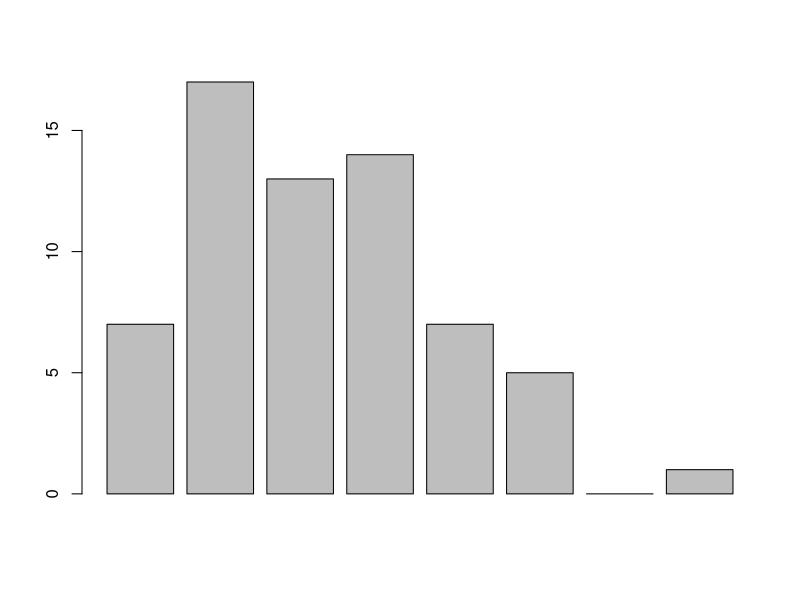
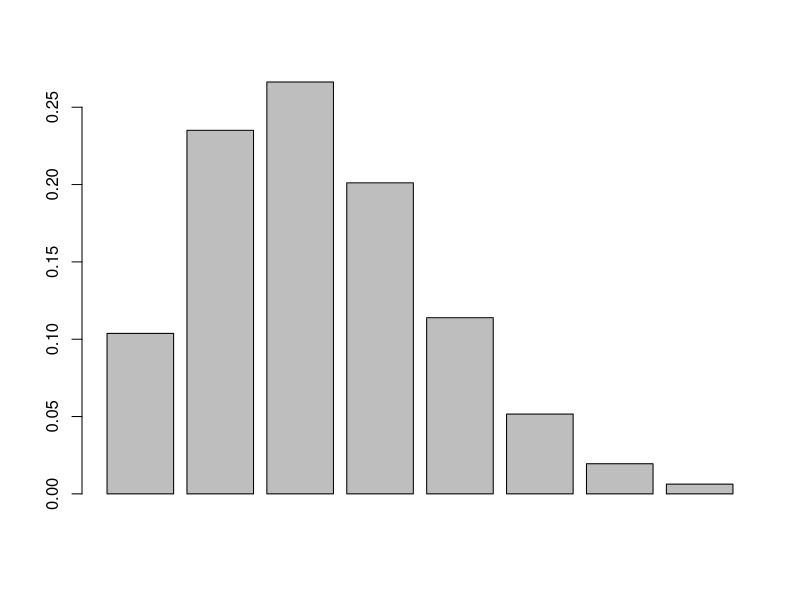

Recreate these plots in R, in order.
#Question 3

c <- (0:7)
d <- c(7,17,13,14,7,5,0,1)

sum(c*d)
sum(d)

mean <- sum(c * d) / sum(d)

mean

sum((c - mean)**2 * d)
(sum(d)-1)

var <- sum((c - mean)**2 * d) / (sum(d)-1)
var

barplot(d)

model <- dpois(0:7, mean)
barplot(model)

model * sum(d)

sqrt(var)
